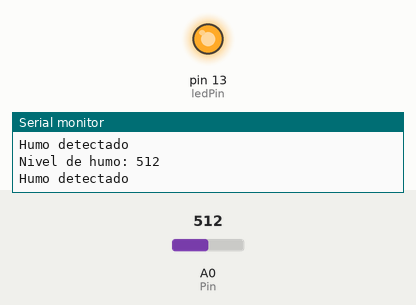
Bench run of a sketch on a simulated Arduino Uno, built with avr-gcc and run on an emulated ATmega328P. Parts: output pins drawn as LEDs (lit = HIGH), the last lines printed to the serial monitor. The test bench sets the inputs (shaded band); at power-on: A0 (Pin) = 512.

Above: at 1.8 s.
1.9 s: A0 (Pin) set to 308
3.4 s: A0 (Pin) set to 282
At 4.7 s:
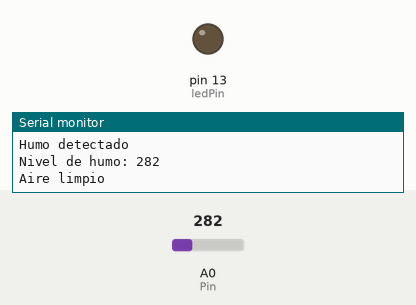
5.5 s: A0 (Pin) set to 306
At 6.3 s:
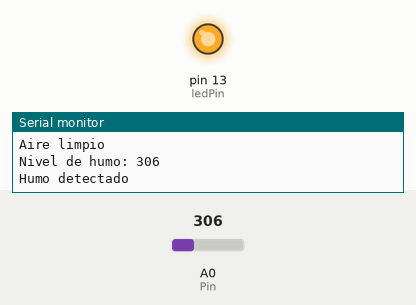
7.5 s: A0 (Pin) set to 290
At 9.1 s:
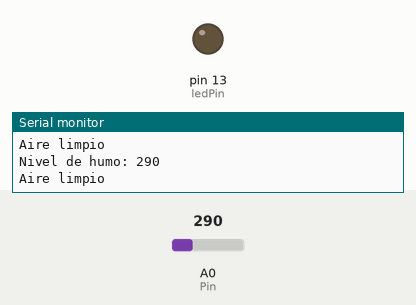
Timing chart, 0 to 10.5 s (numbered marks = the images above; inputs shaded):
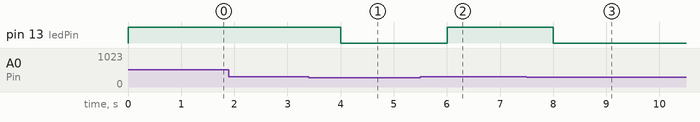

The sketch:

sensor_humo.ino
```cpp
int Pin = A0;
int ledPin = 13;    // led de alerta
int valorHumo = 0;
int umbral = 300;

void setup() {
  Serial.begin(9600);
  pinMode(ledPin, OUTPUT);
}

void loop() {
  valorHumo = analogRead(Pin);

  Serial.print("Nivel de humo: ");
  Serial.println(valorHumo);

  if (valorHumo > umbral) {
    digitalWrite(ledPin, HIGH);
    Serial.println("Humo detectado");
  } else {
    digitalWrite(ledPin, LOW);
    Serial.println("Aire limpio");
  }

  delay(1000);
}
```

Measured:
- the behaviour switches between 301 and 300 on A0 (Pin) (found by bisection; images 0 and 1)
- after the input at 3.4 s, pin 13 (ledPin): HIGH → LOW after 0.60 s
- after the input at 5.5 s, pin 13 (ledPin): LOW → HIGH after 0.50 s
- after the input at 7.5 s, pin 13 (ledPin): HIGH → LOW after 0.50 s
